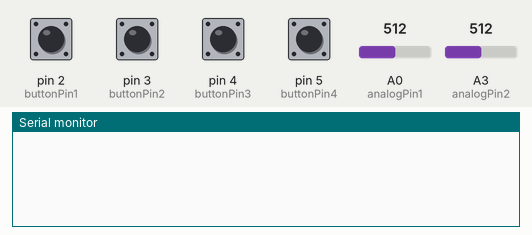
This sketch was run on a simulated Arduino Uno, built with avr-gcc and run on an emulated ATmega328P. Parts: the last lines printed to the serial monitor. The inputs (shaded band) are chosen by the test bench; at power-on: pin 2 (buttonPin1), pin 3 (buttonPin2), pin 4 (buttonPin3), pin 5 (buttonPin4) HIGH, A0 (analogPin1) = 512, A3 (analogPin2) = 512.

Above: at 1.2 s.
1.3 s: A0 (analogPin1) set to 538
At 1.57 s:
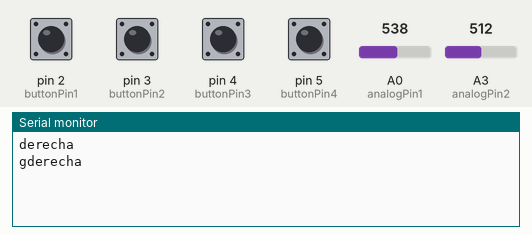
2.9 s: A3 (analogPin2) set to 463
At 2.97 s:
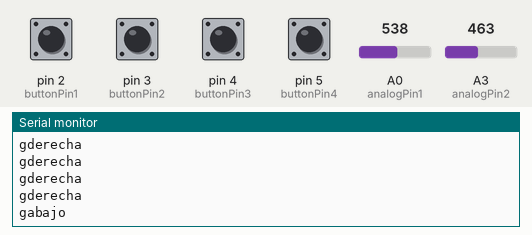

The sketch:

ControlNano_UART.ino
```cpp
// Definir pines para los botones y las entradas analógicas
const int buttonPin1 = 2;  // Botón en el pin D2
const int buttonPin2 = 3;  // Botón en el pin D3
const int buttonPin3 = 4;  // Botón en el pin D4
const int buttonPin4 = 5;  // Botón en el pin D5
const int analogPin1 = A0; // Entrada analógica en A0
const int analogPin2 = A3; // Entrada analógica en A3
String buffer = "";

void setup() {
  // Configurar pines de botones como entradas
  pinMode(buttonPin1, INPUT); // Usando resistencia pull-up interna
  pinMode(buttonPin2, INPUT);
  pinMode(buttonPin3, INPUT);
  pinMode(buttonPin4, INPUT);

  // Iniciar comunicación serie
  Serial.begin(9600);
}

void loop() {
  // Leer los estados de los botones
  buffer = "";
  int buttonState1 = digitalRead(buttonPin1);
  int buttonState2 = digitalRead(buttonPin2);
  int buttonState3 = digitalRead(buttonPin3);
  int buttonState4 = digitalRead(buttonPin4);

  // Leer los valores de las entradas analógicas
  int analogValue1 = analogRead(analogPin1);
  int analogValue2 = analogRead(analogPin2);

  // Mostrar caracteres dependiendo del botón presionado
  if (buttonState1 == LOW) { // Botón 1 presionado
    Serial.println("a");
    buffer += "a";
  }
  if (buttonState2 == LOW) { // Botón 2 presionado
    Serial.println("b");
    buffer += "b";
  }
  if (buttonState3 == LOW) { // Botón 3 presionado
    Serial.println("c");
    buffer += "c";
  }
  if (buttonState4 == LOW) { // Botón 4 presionado
    Serial.println("d");
    buffer += "d";
  }

  // Verificar el valor de la entrada analógica A3 y mostrar "arriba" o "abajo"
  if (analogValue2 > 560) {
    Serial.println("arriba");
    buffer += "e";
  } else if (analogValue2 < 480) {
    Serial.println("abajo");
    buffer += "f";
  }
  if (analogValue1 > 520) {
    Serial.println("derecha");
    buffer += "g";
  } else if (analogValue1 < 480) {
    Serial.println("izquierda");
    buffer += "h";
  }

  // Enviar el contenido del buffer por UART
  if (buffer.length() > 0) {
    Serial.print(buffer); // Envía el buffer como una cadena de caracteres
  }

  // Pequeña pausa para evitar sobrecargar el monitor serie
  delay(200);
}
```

Measured:
- the behaviour switches between 520 and 521 on A0 (analogPin1) (found by bisection; images 0 and 1)
- the behaviour switches between 480 and 479 on A3 (analogPin2) (found by bisection; images 1 and 2)
- after the input at 1.3 s, the serial monitor: prints a new line after 0.10 s (image 1)
